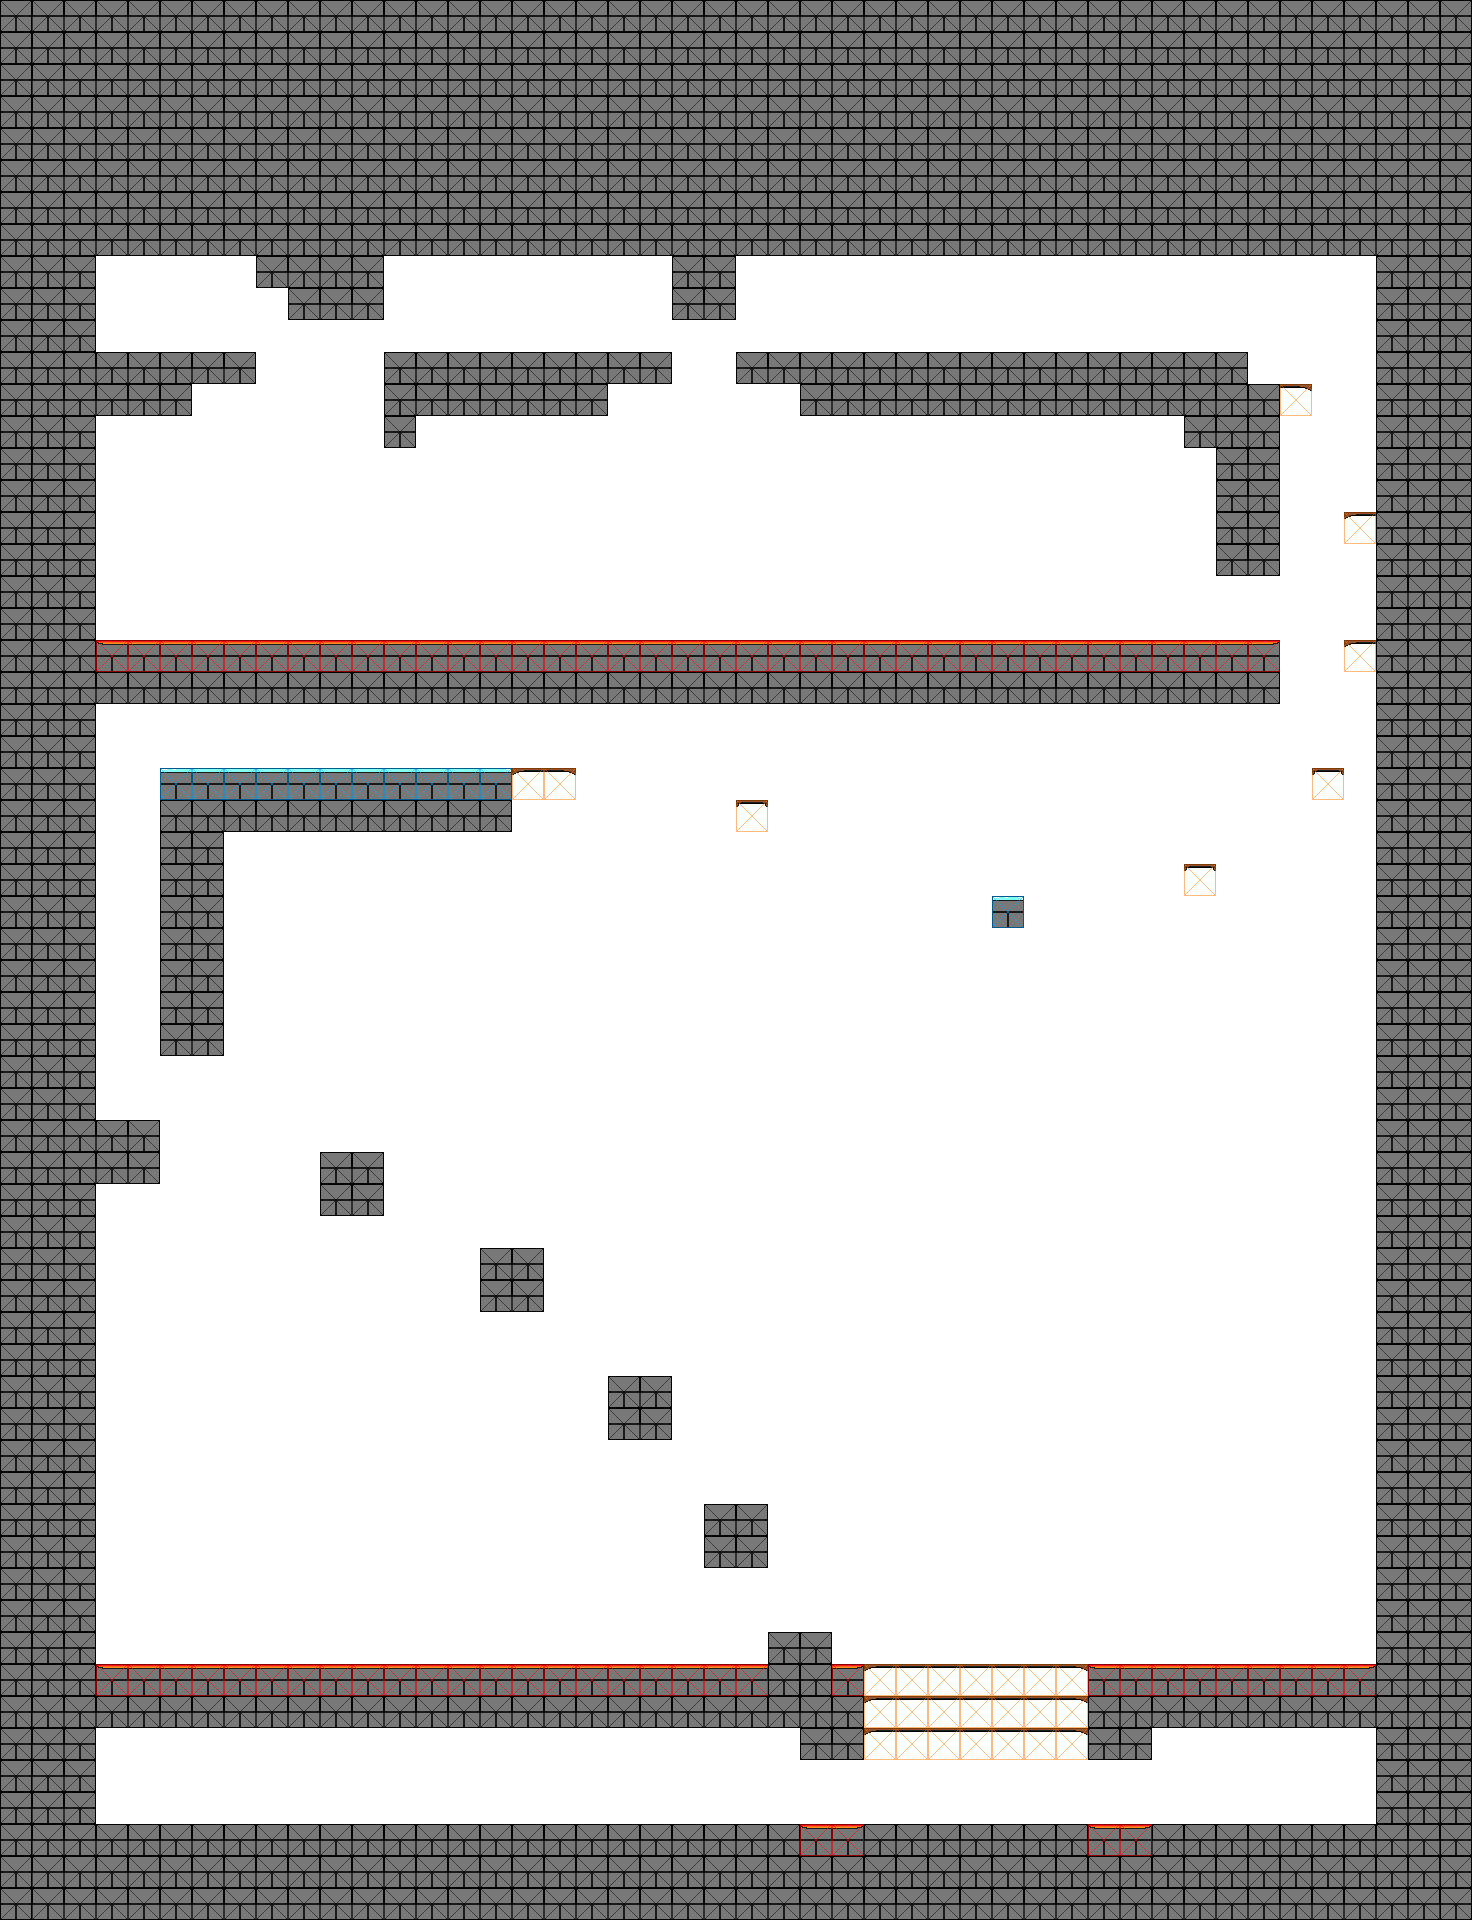

Rendered tile map (Tiled .tmx) drawn with the repository's tilesets; below, a short description and the map source with its tile grids summarised:
An orthogonal 46x60 tile map with 32x32 px tiles, 3 tile layers (prototype, tiles, collisions), 1 hidden layer not drawn, 5 tilesets and 4 objects (Door, Player, Goal).

<map version="1.10" tiledversion="1.12.1" orientation="orthogonal" renderorder="right-down" width="46" height="60" tilewidth="32" tileheight="32" infinite="0" backgroundcolor="#ffffff" nextlayerid="7" nextobjectid="217">
 <editorsettings>
  <export target="../../src/PolyGone/Maps/Level9.json" format="json" />
 </editorsettings>
 <tileset firstgid="1" source="../TiledSets/CollisionTiles.tsx" />
 <tileset firstgid="17" source="../TiledSets/TextureSheet.tsx" />
 <tileset firstgid="81" source="../TiledSets/EnemySheet.tsx" />
 <tileset firstgid="97" source="../TiledSets/PlayerSheet.tsx" />
 <tileset firstgid="101" source="../TiledSets/Proto.tsx" />
 <imagelayer id="5" name="Background" visible="0" parallaxx="0.8" parallaxy="0.9" repeatx="1" repeaty="1">
  <image source="../../src/PolyGone/Content/Textures/Backgrounds/CastleBackground.png" width="256" height="256" />
 </imagelayer>
 <layer id="6" name="prototype" width="46" height="60">
  <data>[2760 cells, 1110 non-empty, 4 distinct tile ids]</data>
 </layer>
 <layer id="1" name="tiles" width="46" height="60" opacity="0.9">
  <data>[2760 cells, 1110 non-empty, 15 distinct tile ids]</data>
 </layer>
 <objectgroup id="4" name="objects" class="EnemySpawn">
  <object id="66" name="HubDoor" type="Door" x="128" y="1824" width="32" height="32">
   <properties>
    <property name="connects" value="Hub" />
    <property name="loadX" type="int" value="96" />
    <property name="loadY" type="int" value="480" />
   </properties>
  </object>
  <object id="171" type="Player" gid="97" x="128" y="1824" width="32" height="32" />
  <object id="189" name="Goal" type="Goal" x="106.061" y="352" width="32" height="32" />
  <object id="214" gid="102" x="96" y="376" width="32" height="32" />
 </objectgroup>
 <layer id="3" name="collisions" width="46" height="60" opacity="0.5">
  <data>[2760 cells, 1110 non-empty, 4 distinct tile ids]</data>
 </layer>
</map>
